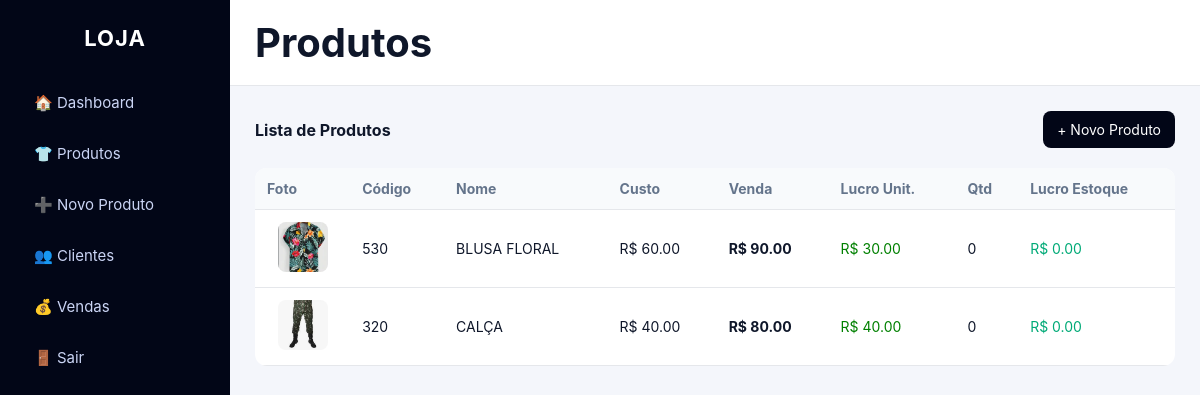
The app's page /produtos (signed in) with its own data.
### app.py (models this page shows)
class Produto(db.Model):
    id = db.Column(db.Integer, primary_key=True)
    codigo = db.Column(db.String(30), unique=True, nullable=False)
    nome = db.Column(db.String(100), nullable=False)
    preco_custo = db.Column(db.Float, nullable=False)
    preco_venda = db.Column(db.Float, nullable=False)
    quantidade = db.Column(db.Integer, nullable=False)
    imagem = db.Column(db.String(200))

### app.py (the view)
@app.route("/produtos")
@login_required
def listar_produtos():
    return render_template(
        "produtos.html",
        produtos=Produto.query.all()
    )

### app.py (called while the page is built)
@login_manager.user_loader
def load_user(user_id):
    return Usuario.query.get(int(user_id))

### templates/produtos.html (shortened to what this page needs)
{% extends "base.html" %}
{% block header %}
Produtos
{% endblock %}
{% block content %}
<div class="card">
    <div style="display:flex;justify-content:space-between;align-items:center;margin-bottom:20px;">
        <strong>Lista de Produtos</strong>
        <a href="{{ url_for('novo_produto') }}" style="
            background:#020617;
            color:#fff;
            text-decoration:none;
            padding:10px 14px;
            border-radius:8px;
            font-size:14px;
        ">
            + Novo Produto
        </a>
    </div>
    {% if produtos %}
    <table width="100%" cellspacing="0">
        <thead>
            <tr>
                <th>Foto</th>
                <th>Código</th>
                <th>Nome</th>
                <th>Custo</th>
                <th>Venda</th>
                <th>Lucro Unit.</th>
                <th>Qtd</th>
                <th>Lucro Estoque</th>
            </tr>
        </thead>
        <tbody>
            {% for p in produtos %}
            {% set lucro_unit = p.preco_venda - p.preco_custo %}
            {% set lucro_total = lucro_unit * p.quantidade %}
            <tr>
                <td style="text-align:center;">
                    {% if p.imagem %}
                        <a href="{{ url_for('static', filename='uploads/' ~ p.imagem) }}" target="_blank">
                            <img src="{{ url_for('static', filename='uploads/' ~ p.imagem) }}"
                                style="width:50px;height:50px;object-fit:cover;border-radius:8px;">
                        </a>
                    {% else %}
                        —
                    {% endif %}
                </td>
                <td>{{ p.codigo }}</td>
                <td>{{ p.nome }}</td>
                <td>R$ {{ "%.2f"|format(p.preco_custo) }}</td>
                <td><strong>R$ {{ "%.2f"|format(p.preco_venda) }}</strong></td>
                <td style="color:green;">
                    R$ {{ "%.2f"|format(lucro_unit) }}
                </td>
                <td>{{ p.quantidade }}</td>
                <td style="color:#0a7;">
                    R$ {{ "%.2f"|format(lucro_total) }}
                </td>
            </tr>
            {% endfor %}
        </tbody>
    </table>
    {% else %}
        <p>Nenhum produto cadastrado.</p>
    {% endif %}
</div>
{% endblock %}

### static/style.css (style rules this page uses)
* { margin: 0; padding: 0; box-sizing: border-box; font-family: "Inter", system-ui, -apple-system, BlinkMacSystemFont, sans-serif; }
:root { --bg: #f4f6fb; --sidebar: #020617; --sidebar-hover: #020617; --primary: #2563eb; --success: #16a34a; --danger: #dc2626; --text: #0f172a; --muted: #64748b; --card: #ffffff; --border: #e5e7eb; }
body { background: var(--bg); color: var(--text); }
table { width: 100%; border-collapse: collapse; background: #fff; border-radius: 12px; overflow: hidden; }
table th, table td { padding: 12px; border-bottom: 1px solid var(--border); text-align: left; font-size: 14px; }
table th { background: #f8fafc; color: var(--muted); }

### records on screen
Produto: imagem (picture), codigo "530", nome "BLUSA FLORAL", preco_custo "60.00", preco_venda "90.00", lucro_unit "30.00", quantidade "0", quantidade "0.00"
Produto: imagem (picture), codigo "320", nome "CALÇA", preco_custo "40.00", preco_venda "80.00", quantidade "0", quantidade "0.00"
